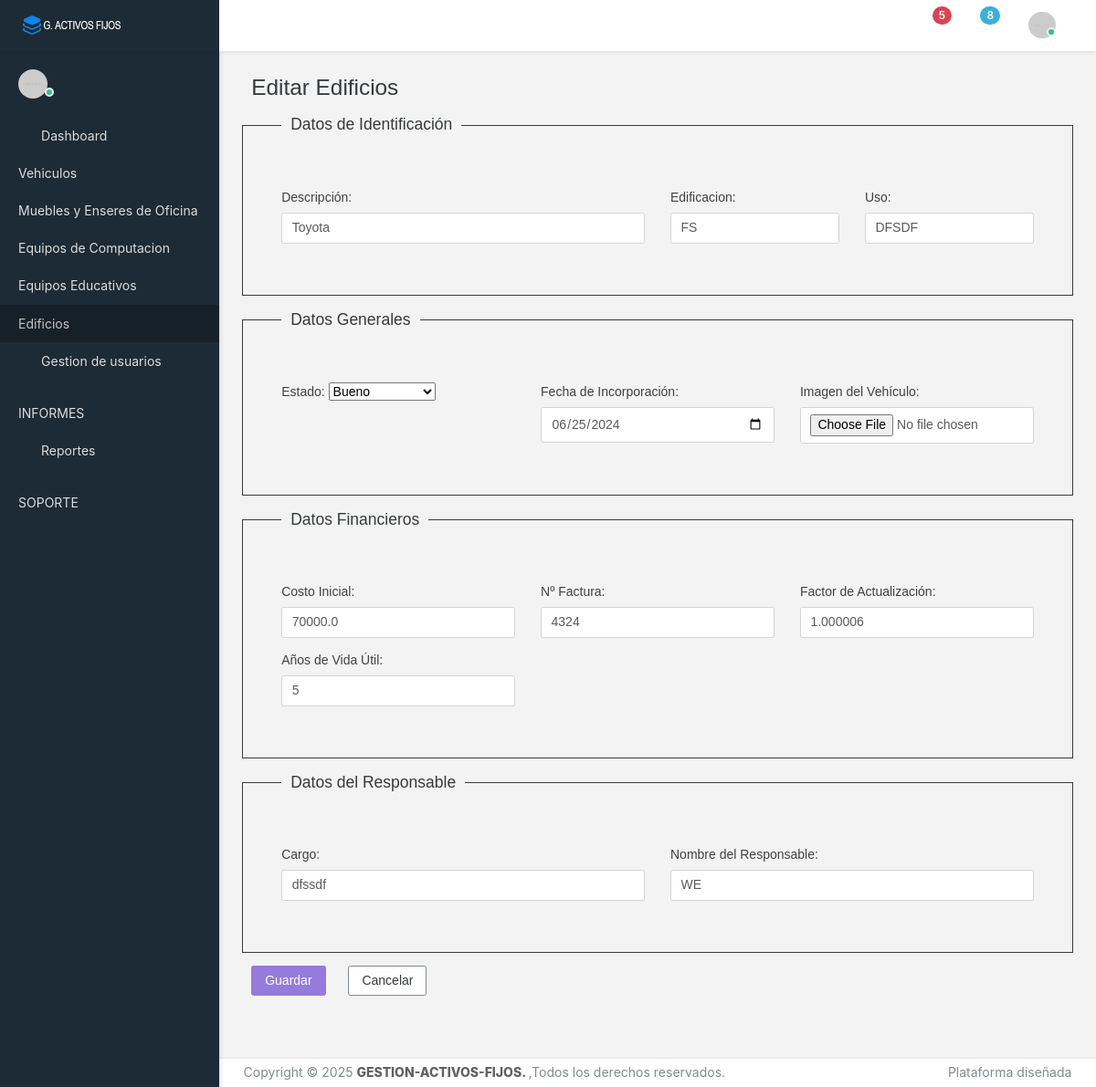
The app's page /edificios/edit/1 with its own data.
### models/edificios_model.py (models this page shows, shortened)
class Edificio(db.Model):
    __tablename__ = 'Edificios'
    id = db.Column(db.Integer, primary_key=True)
    descripcion = db.Column(db.String(100), nullable=False)
    edificacion = db.Column(db.String(50), nullable=False)
    uso = db.Column(db.String(50), nullable=False)
    estado = db.Column(db.String(30), nullable=False)
    costo_inicial = db.Column(db.Float, nullable=False)
    fecha_incorporacion = db.Column(db.Date, nullable=False)
    factura = db.Column(db.Integer, nullable=False)
    años_vida_util = db.Column(db.Integer, nullable=False)
    factor_de_actualizacion = db.Column(db.Float, nullable=False)
    imagen = db.Column(db.String(255))
    cargo = db.Column(db.String(100))
    responsable = db.Column(db.String(100))
    user_id = db.Column(db.Integer, db.ForeignKey('users.id'), nullable=False)
    @classmethod
    def get_by_id(cls, id_vehiculo):
        return cls.query.filter_by(id=id_vehiculo).first()

### controllers/edificios_controller.py (the view, shortened to what this page needs)
@edificio_bp.route('/edit/<int:id>', methods=['GET', 'POST'])
def edit(id):
    edificio = Edificio.get_by_id(id)
    return edificios_view.edit(edificio)

### app.py (called while the page is built)
@app.context_processor
def utility_functions():
    def is_active(path):
        return 'active' if request.path.startswith(path) else ''
    return dict(is_active=is_active)

### views/edificios_view.py (called while the page is built)
def edit(edificio):
    return render_template('edificios/edit.html', edificio=edificio)

### templates/edificios/edit.html (shortened to what this page needs)
{% extends 'base.html' %}
{% block content %}
<link href="{{ url_for('static', filename='css/style3.css') }}" rel="stylesheet">
<div class="content">
    <div class="content-wrapper">
        <h2 class="mb-4">Editar Edificios</h2>
        <form method="post" enctype="multipart/form-data">
            <fieldset class="border p-3 mb-4">
                <legend>Datos de Identificación</legend>
                <div class="row">
                    <div class="col-md-6">
                        <label for="descripcion" class="form-label">Descripción:</label>
                        <input type="text" class="form-control" id="descripcion" name="descripcion" required
                            value="{{ edificio.descripcion }}">
                    </div>
                    <div class="col-md-3">
                        <label for="edificacion" class="form-label">Edificacion:</label>
                        <input type="text" class="form-control" id="edificacion" name="edificacion" required
                            value="{{ edificio.edificacion }}">
                    </div>
                    <div class="col-md-3">
                        <label for="uso" class="form-label">Uso:</label>
                        <input type="text" class="form-control" id="uso" name="uso" required
                            value="{{ edificio.uso }}">
                    </div>
                </div>
            </fieldset>
            <fieldset class="border p-3 mb-4">
                <legend>Datos Generales</legend>
                <div class="row">
                    <div class="col-md-4">
                        <label for="estado" class="form-label">Estado:</label>
                        <select class="form-select" id="estado" name="estado" required>
                            <option value="Bueno" {% if edificio.estado=='Bueno' %}selected{% endif %}>Bueno</option>
                        </select>
                    </div>
                    <div class="col-md-4">
                        <label for="fecha_incorporacion" class="form-label">Fecha de Incorporación:</label>
                        <input type="date" class="form-control" id="fecha_incorporacion" name="fecha_incorporacion"
                            required
                            value="{{ edificio.fecha_incorporacion.strftime('%Y-%m-%d') if edificio.fecha_incorporacion }}">
                    </div>
                    <div class="col-md-4">
                        <label for="imagen" class="form-label">Imagen del Vehículo:</label>
                        <input type="file" class="form-control" id="imagen" name="imagen" accept="image/*">
                    </div>
                </div>
            </fieldset>
            <fieldset class="border p-3 mb-4">
                <legend>Datos Financieros</legend>
                <div class="row">
                    <div class="col-md-4">
                        <label for="costo_inicial" class="form-label">Costo Inicial:</label>
                        <input type="number" step="0.01" class="form-control" id="costo_inicial" min="0"
                            name="costo_inicial" required value="{{ edificio.costo_inicial }}">
                    </div>
                    <div class="col-md-4">
                        <label for="factura" class="form-label">Nº Factura:</label>
                        <input type="number" step="0.01" class="form-control" id="factura" min="0" name="factura"
                            required value="{{ edificio.factura }}">
                    </div>
                    <div class="col-md-4">
                        <label for="factor_de_actualizacion" class="form-label">Factor de Actualización:</label>
                        <input type="number" step="0.00000001" class="form-control" id="factor_de_actualizacion" min="0"
                            name="factor_de_actualizacion" required value="{{ edificio.factor_de_actualizacion }}">
                    </div>
                    <div class="col-md-4">
                        <label for="años_vida_util" class="form-label">Años de Vida Útil:</label>
                        <input type="number" class="form-control" id="años_vida_util" name="años_vida_util" min="1"
                            required value="{{ edificio.años_vida_util }}">
                    </div>
                </div>
            </fieldset>
            <fieldset class="border p-3 mb-4">
                <legend>Datos del Responsable</legend>
                <div class="row">
                    <div class="col-md-6">
                        <label for="cargo" class="form-label">Cargo:</label>
                        <input type="text" class="form-control" id="cargo" name="cargo" value="{{ edificio.cargo }}">
                    </div>
                    <div class="col-md-6">
                        <label for="responsable" class="form-label">Nombre del Responsable:</label>
                        <input type="text" class="form-control" id="responsable" name="responsable"
                            value="{{ edificio.responsable }}">
                    </div>
                </div>
            </fieldset>
            <div class="d-flex justify-content mb-4">
                <button type="submit" class="btn btn-primary mr-2">Guardar</button>
                <a href="{{ url_for('edificio.index') }}" class="btn btn-secondary">Cancelar</a>
            </div>
            <br>
            <br>
            <br>
        </form>
    </div>
</div>
{% endblock %}

### static/app-assets/css/app.css (style rules this page uses)
@media (max-width: 1366px) { html { font-size: 14px; } }
html { height: 100%; }
html body { height: 100%; background-color: #F3F3F3; direction: ltr; }
html body.fixed-navbar { padding-top: 4rem; }
html body .content { padding: 0; transition: 300ms ease all; backface-visibility: hidden; }
html body .content .content-wrapper { padding: 1.8rem; }
.border { border: 1px solid; }
@media screen and (min-width: 0px) { body:after { content: "xs - min-width: 0px"; } }
@media screen and (min-width: 544px) { body:after { content: "sm - min-width: 544px"; } }
@media screen and (min-width: 768px) { body:after { content: "md - min-width: 768px"; } }
@media screen and (min-width: 992px) { body:after { content: "lg - min-width: 992px"; } }
@media screen and (min-width: 1200px) { body:after { content: "xl - min-width: 1200px"; } }
body:after { display: none; }
input[type="date"].form-control, input[type="time"].form-control, input[type="datetime-local"].form-control, input[type="month"].form-control { line-height: 1.45; }

### static/app-assets/css/core/menu/menu-types/vertical-menu.css (style rules this page uses)
body.vertical-layout.vertical-menu.menu-expanded .content, body.vertical-layout.vertical-menu.menu-expanded .footer { margin-left: 240px; }
@media (min-width: 992px) { body.vertical-layout.vertical-menu .content, body.vertical-layout.vertical-menu .footer { margin-left: 240px; } }

### static/css/style3.css (style rules this page uses)
fieldset { border-width: 2px; font-family: Arial, sans-serif; }
legend { font-size: 1.25rem; padding: 0 10px; margin-bottom: 1rem; width: auto; font-family: Arial, sans-serif; }
.form-label { margin-bottom: 0.5rem; font-family: Arial, sans-serif; }
.row>[class*='col-'] { margin-bottom: 1rem; font-family: Arial, sans-serif; }
.mb-4 { font-family: Arial, sans-serif; padding: 0 10px; margin-bottom: 1rem; width: auto; }
.content { margin-left: 34px; }

### records on screen
Edificio: descripcion "Toyota", edificacion "FS", uso "DFSDF", estado "Bueno", fecha_incorporacion "06/25/2024", costo_inicial "70000.0", factura "4324", factor_de_actualizacion "1.000006", años_vida_util "5", cargo "dfssdf", responsable "WE"
